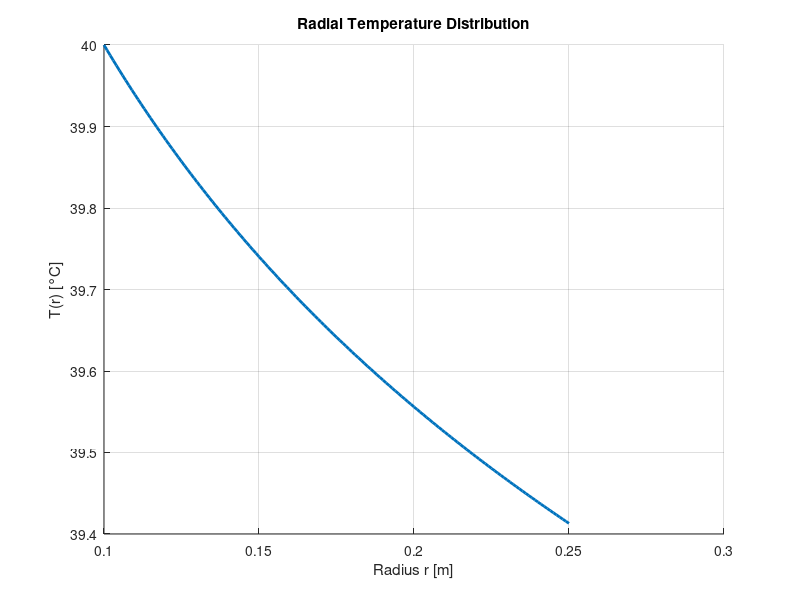

MATLAB code for this plot: (Note: this script raises an error after producing the figure.)
clear;
close all;
%% Data
rho = 7600;                     % kg/m^3
E = 210e9;                      % Pa (GPa to Pa)
nu = 0.3;                       % Poisson's ratio
alpha = 1.2e-5;                 % 1/K
k = 45;                         % W/mK
T0=20;                          % °C

% A-1
a = 100e-3;                     % m (converted from mm)
b = 250e-3;                     % m
Ti = 40;                        % deg C
qi = 620;                       % W/m^2

% B-5
p0 = 10e5;                      % Pa (bar to Pa)
ho = 8;                         % W/m^2K
To = 25;                        % deg C
qo = 660;                       % W/m^2

% C-4
hi = 10;                        % W/m^2K

%% #2
ab=(b-a)*1000+1;
r = linspace(a,b,ab);  

% Temperature distribution function
term1 = (b * ho * (Ti - To) * log(a)) / (k + b * ho * log(b/a));
term2 = (b * ho * (Ti - To)) / (-k + b * ho * log(a/b));
theta = Ti + term1 + term2*log(r);

% Plot
figure();
hold on;
plot(r, theta, 'LineWidth', 2)
xlabel('Radius r [m]')
ylabel('T(r) [°C]')
title('Radial Temperature Distribution')
grid on
r_loop=r;
filename = 'temperature_25.dat';
fileID = fopen(filename, 'r');
data = fscanf(fileID, '%f', [2, Inf]);
fclose(fileID);

data = data';

x = data(:, 1);
y = data(:, 2);
plot(x,y,'o');

legend("Analytical","Medium Mesh - Numerical")
%% #3
syms A_prime B_prime r
E_prime=E/(1-nu^2);
fun=@(r) r.*(Ti+(b .* ho .* (Ti - To) .* log(a)) ./ (k + b .* ho .* log(b/a))+(b .* ho .* (Ti - To)) ./ (-k + b .* ho .* log(a/b)) .* log(r));
eq1= A_prime-B_prime/a^2==-p0;
eq2= A_prime-B_prime/b^2==((E_prime*alpha)/b^2)*integral(fun,a,b);
[M1,M2] = equationsToMatrix([eq1, eq2], [A_prime,B_prime]);
sol=vpa(linsolve(M1,M2));
A_prime=double(sol(1));
B_prime=double(sol(2));

for i=1:1:ab
sigma_r(i)=-((E_prime*alpha)/r_loop(i)^2)*integral(fun,a,r_loop(i))+A_prime-B_prime/(r_loop(i)^2);
sigma_teta(i)=-sigma_r(i)-E_prime*alpha*theta(i)+2*A_prime;
sigma_z(i)=nu*(sigma_r(i)+sigma_teta(i));
end

filename = 'stress_25.dat'; %1

fileID = fopen(filename, 'r');
data = fscanf(fileID, '%f', [4, Inf]);
fclose(fileID);

% Transpose the matrix to have columns properly
data = data';

% Separate into two arrays
r = data(:, 1);
sigma_r_ansys = data(:, 2);
%25
sigma_theta_ansys = data(:, 3);
sigma_z_ansys = data(:, 4);
%10, 50
% sigma_theta_ansys = data(:, 4);
% sigma_z_ansys = data(:, 3);
%% Plot
figure()
grid on;
title("Stress components")
plot(r_loop*1000,sigma_r/10^6,'r-','LineWidth',1.5);
xlabel("r [mm]"); ylabel("σ [MPa]")
hold on;
plot(r_loop*1000,sigma_teta/10^6,'g-','LineWidth',1.5);
plot(r_loop*1000,sigma_z/10^6,'b-','LineWidth',1.5);

plot(r*1000,sigma_r_ansys,'o','Color','r');
plot(r*1000,sigma_theta_ansys,'o','Color','g');
plot(r*1000,sigma_z_ansys,'o','Color','b');

legend("σ_r analytical","σ_θ analytical","σ_z analytical","σ_r numerical","σ_θ numerical","σ_z numerical")
grid on;

%% Mesh independency
clear sigma_r sigma_teta sigma_z
rl=(r);
for i=1:length(r)
    % Recalculate theta at each radial point
    theta_i = Ti + term1 + term2 * log(rl(i));

    % Compute sigma_r
    sigma_r(i) = -((E_prime * alpha) / rl(i)^2) * integral(fun, a, rl(i)) + A_prime - B_prime / (rl(i)^2);

    % Use local theta_i for other stress components
    sigma_teta(i) = -sigma_r(i) - E_prime * alpha * theta_i + 2 * A_prime;
    sigma_z(i) = nu * (sigma_r(i) + sigma_teta(i));
sigma_r(i)=sigma_r(i)/10^6;
sigma_teta(i)=sigma_teta(i)/10^6;
sigma_z(i)=sigma_z(i)/10^6;
end
sigma_r(1)=sigma_r_ansys(1);
error_sigma_r = 100*abs(abs(sigma_r) - abs(sigma_r_ansys'))./abs(sigma_r);
error_sigma_teta = 100*abs(abs(sigma_teta) - abs(sigma_theta_ansys'))./abs(sigma_teta);
error_sigma_z = 100*abs(abs(sigma_z) - abs(sigma_z_ansys'))./abs(sigma_z);
figure;
hold on;
%plot([0.1,0.25],[0.05,0.05]);
plot(rl, error_sigma_r, 'o--', 'Color', 'g'); 
plot(rl, error_sigma_teta, 'o--', 'Color', 'b'); 
plot(rl, error_sigma_z, 'o--', 'Color', 'r'); 
legend("σ_r error","σ_θ error","σ_z error")
xlabel('r [mm]')
ylabel('Error compared to the analytical solution [%]')